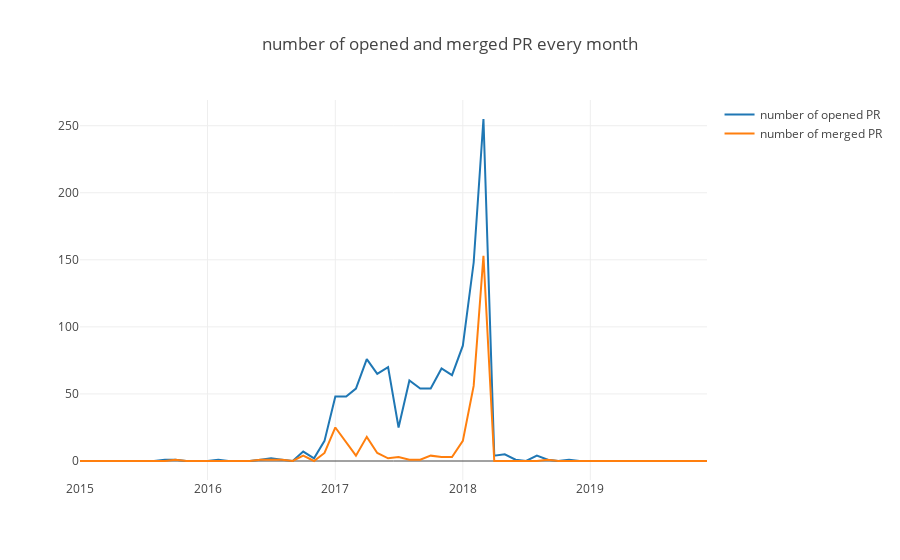

Notebook source saved alongside this figure:
### Markdown cell above
### 每月打开 PR 和合入 PR 的个数（注意，关闭 PR 不等于合入）

### Code cell
Promise.all(yms.map(ym => {
    var q = `
            SELECT count(CASE WHEN repo_id=${repo_id} AND type='PullRequestEvent' AND action='opened' AND toMonth(created_at)=${ym['m']} THEN 1 ELSE NULL END) AS open,
            count(CASE WHEN repo_id=${repo_id} AND type='PullRequestEvent' AND pull_merged=1 AND toMonth(created_at)=${ym['m']} THEN 1 ELSE NULL END) AS merge
            FROM github_log.year${ym['y']}
            `
    return query(q);
})).then(data => {
    var openCount = [], tableDict = [], mergeCount = [];
    data.forEach((d, i) => {
        openCount.push(d[0].open);
        mergeCount.push(d[0].merge);
        tableDict.push({'ym': yms_axis[i], 'open': openCount[openCount.length-1], 'merge': mergeCount[mergeCount.length-1]});
    });
    console.table(tableDict.map((d) => {
        return {
            'time': d.ym,
            'number of opened PR': d.open,
            'number of merged PR': d.merge,
        };
    }));
    openDigger.render.plotly([
        {x: yms_axis, y: openCount, mode: 'scatter', name: 'number of opened PR'},
        {x: yms_axis, y: mergeCount, mode: 'scatter', name: 'number of merged PR'},
    ], {
        title: 'number of opened and merged PR every month',
    });
    
})

### Figure 1 — Plotly figure (JSON) as saved in the notebook; plotly's stock layout.template omitted (floating-point values rounded to 4 significant figures)
{"data": [{"mode": "scatter", "name": "number of opened PR", "x": ["2015-1", "2015-2", "2015-3", "2015-4", "2015-5", "2015-6", "2015-7", "2015-8", "2015-9", "2015-10", "2015-11", "2015-12", "2016-1", "2016-2", "2016-3", "2016-4", "2016-5", "2016-6", "2016-7", "2016-8", "2016-9", "2016-10", "2016-11", "2016-12", "2017-1", "2017-2", "2017-3", "2017-4", "2017-5", "2017-6", "2017-7", "2017-8", "2017-9", "2017-10", "2017-11", "2017-12", "2018-1", "2018-2", "2018-3", "2018-4", "2018-5", "2018-6", "2018-7", "2018-8", "2018-9", "2018-10", "2018-11", "2018-12", "2019-1", "2019-2", "2019-3", "2019-4", "2019-5", "2019-6", "2019-7", "2019-8", "2019-9", "2019-10", "2019-11", "2019-12"], "y": ["0", "0", "0", "0", "0", "0", "0", "0", "1", "1", "0", "0", "0", "1", "0", "0", "0", "1", "2", "1", "0", "7", "2", "15", "48", "48", "54", "76", "65", "70", "25", "60", "54", "54", "69", "64", "86", "148", "255", "4", "5", "1", "0", "4", "1", "0", "1", "0", "0", "0", "0", "0", "0", "0", "0", "0", "0", "0", "0", "0"]}, {"mode": "scatter", "name": "number of merged PR", "x": ["2015-1", "2015-2", "2015-3", "2015-4", "2015-5", "2015-6", "2015-7", "2015-8", "2015-9", "2015-10", "2015-11", "2015-12", "2016-1", "2016-2", "2016-3", "2016-4", "2016-5", "2016-6", "2016-7", "2016-8", "2016-9", "2016-10", "2016-11", "2016-12", "2017-1", "2017-2", "2017-3", "2017-4", "2017-5", "2017-6", "2017-7", "2017-8", "2017-9", "2017-10", "2017-11", "2017-12", "2018-1", "2018-2", "2018-3", "2018-4", "2018-5", "2018-6", "2018-7", "2018-8", "2018-9", "2018-10", "2018-11", "2018-12", "2019-1", "2019-2", "2019-3", "2019-4", "2019-5", "2019-6", "2019-7", "2019-8", "2019-9", "2019-10", "2019-11", "2019-12"], "y": ["0", "0", "0", "0", "0", "0", "0", "0", "0", "1", "0", "0", "0", "0", "0", "0", "0", "1", "1", "1", "0", "4", "0", "6", "25", "14", "4", "18", "6", "2", "3", "1", "1", "4", "3", "3", "15", "56", "153", "0", "0", "0", "0", "0", "1", "0", "0", "0", "0", "0", "0", "0", "0", "0", "0", "0", "0", "0", "0", "0"]}], "layout": {"autosize": true, "title": {"text": "number of opened and merged PR every month"}, "xaxis": {"autorange": true, "range": ["2015-01-01", "2019-12-01"], "type": "date"}, "yaxis": {"autorange": true, "range": [-14.17, 269.2], "type": "linear"}}}
